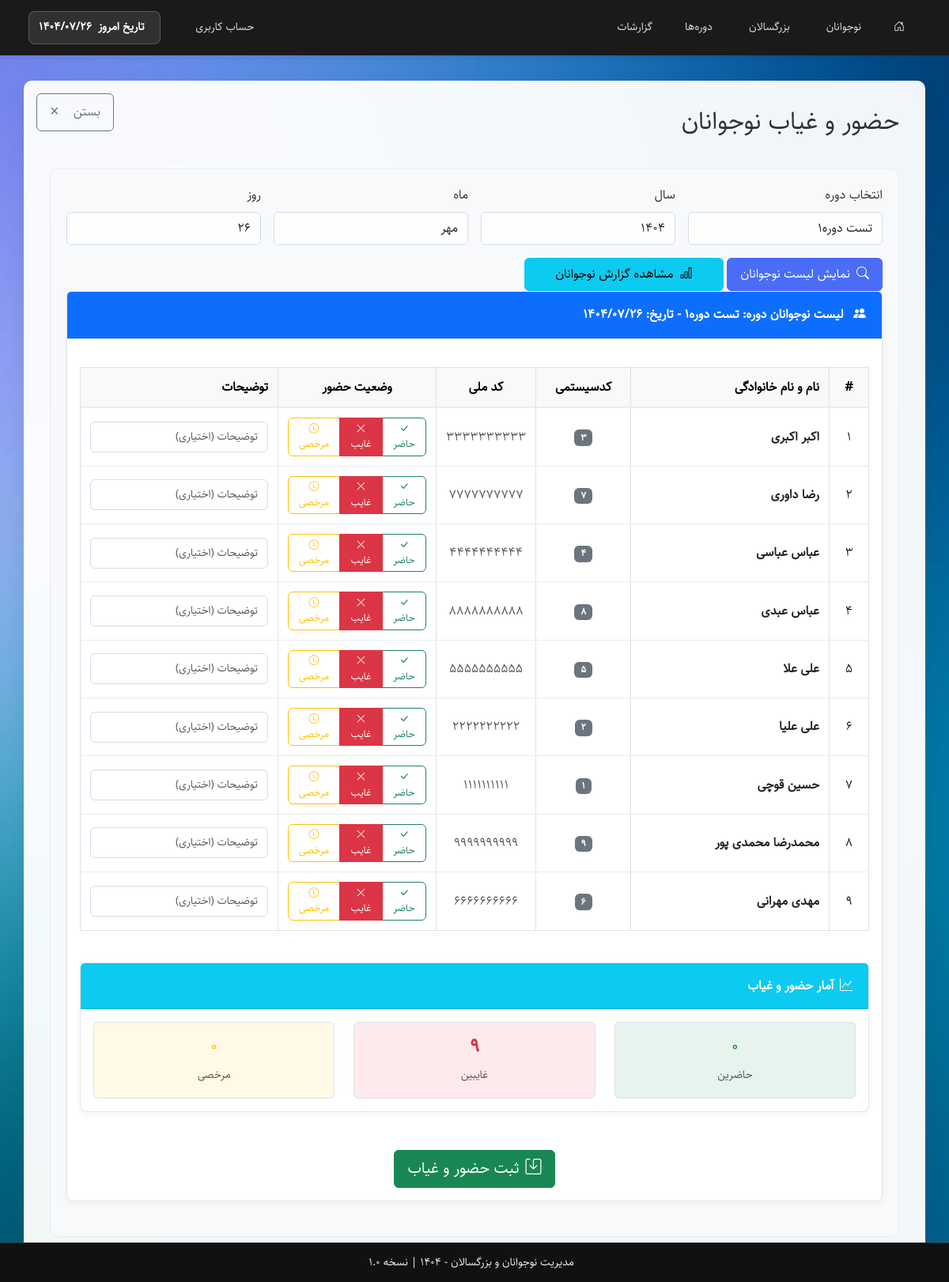
The page /includes/rollcallteen.php?class_id=1 (signed in) on the database as committed earlier.
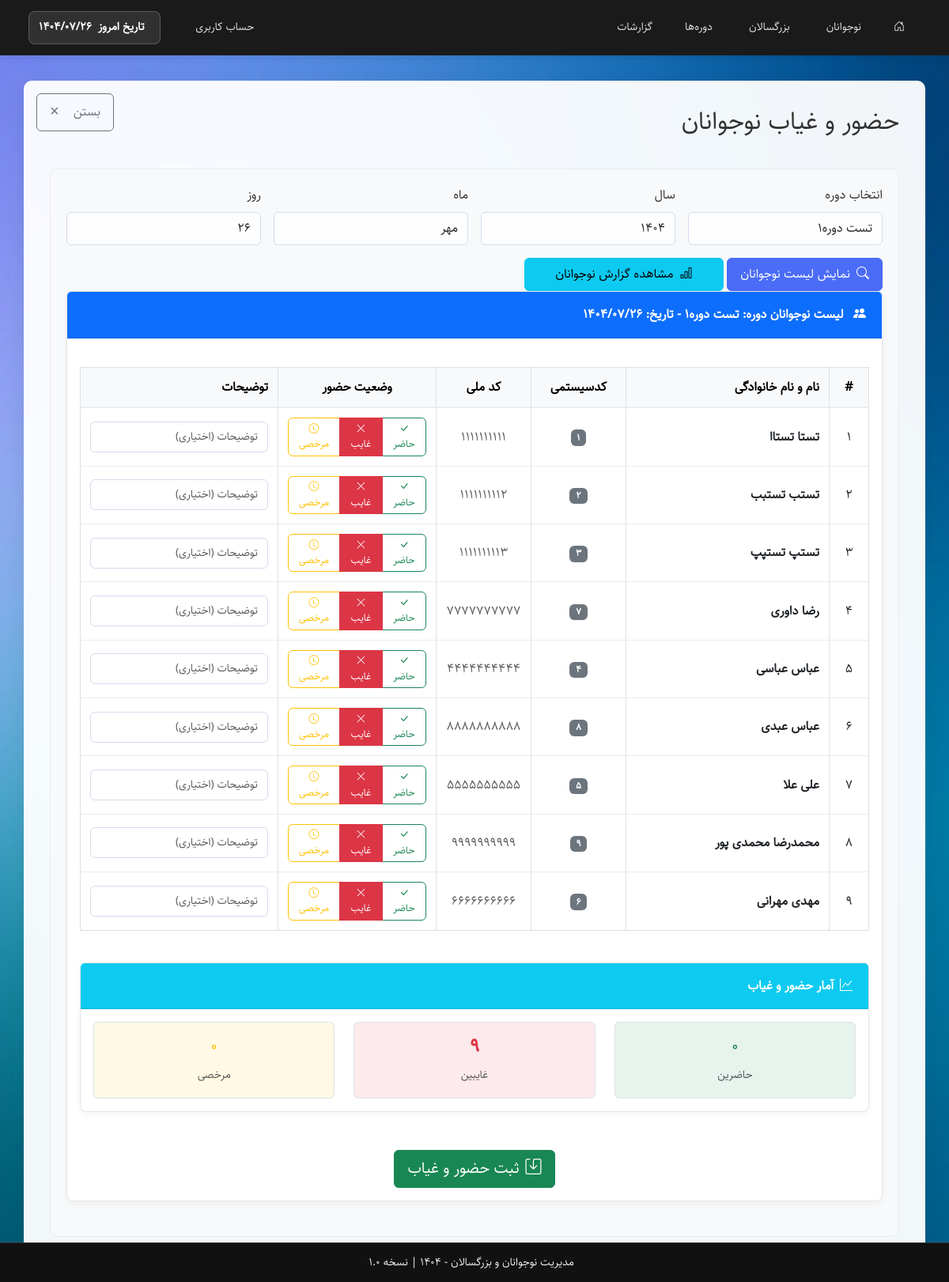
The same page on the database as committed later.
### tables this page shows
CREATE TABLE `teen` (
  `TeenID` int(11) NOT NULL,
  `TeenSysCode` varchar(20) NOT NULL COMMENT 'کدسیستمی',
  `TeenMelli` varchar(10) NOT NULL COMMENT 'کدملی',
  `TeenName` varchar(50) NOT NULL COMMENT 'نام',
  `TeenFamily` varchar(50) NOT NULL COMMENT 'نام خانوادگی',
  `TeenFather` varchar(50) NOT NULL COMMENT 'نام پدر',
  `TeenMobile1` varchar(11) DEFAULT NULL COMMENT 'موبایل 1',
  `TeenMobile2` varchar(11) DEFAULT NULL COMMENT 'موبایل 2',
  `TeenDateBirth` date DEFAULT NULL COMMENT 'تاریخ تولد',
  `TeenRegDate` date DEFAULT NULL COMMENT 'تاریخ ثبت نام',
  `TeenStatus` enum('عادی','فعال','تعلیق') NOT NULL DEFAULT 'عادی' COMMENT 'وضعیت',
  `TeenPlaceBirth` varchar(100) DEFAULT NULL COMMENT 'محل تولد',
  `TeenPlaceCerti` varchar(100) DEFAULT NULL COMMENT 'محل صدور',
  `TeenBloodType` enum('O+','O-','A+','A-','B+','B-','AB+','AB-') DEFAULT NULL COMMENT 'گروه خونی',
  `TeenEducation` enum('اول ابتدایی','دوم ابتدایی','سوم ابتدایی','چهارم ابتدایی','پنجم ابتدایی','ششم ابتدایی','هفتم','هشتم','نهم','دهم','یازدهم','دوازدهم','فارغ التحصیل','دانشجو','دیپلم','فوق دیپلم','لیسانس','فوق لیسانس','دکتری','سایر') DEFAULT NULL COMMENT 'تحصیلات',
  `TeenAddress` text DEFAULT NULL COMMENT 'آدرس',
  `TeenZipCode` varchar(10) DEFAULT NULL COMMENT 'کدپستی',
  `TeenImage` varchar(255) DEFAULT NULL COMMENT 'تصویر پروفایل',
  `TeenCreated` timestamp NOT NULL DEFAULT current_timestamp(),
  `TeenUpdated` timestamp NOT NULL DEFAULT current_timestamp() ON UPDATE current_timestamp(),
  `TeenCity` varchar(100) DEFAULT NULL COMMENT 'شهر',
  `TeenBankName` varchar(100) DEFAULT NULL COMMENT 'نام بانک',
  `TeenAccountNumber` varchar(30) DEFAULT NULL COMMENT 'شماره حساب',
  `TeenCardNumber` varchar(20) DEFAULT NULL COMMENT 'شماره کارت',
  `TeenShebaNumber` varchar(30) DEFAULT NULL COMMENT 'شماره شبا',
  `TeenActiveDate` date DEFAULT NULL COMMENT 'تاریخ ثبت فعال',
  `TeenSuspendDate` date DEFAULT NULL COMMENT 'تاریخ ثبت تعلیق'
);

### includes/rollcallteen.php (the view, shortened to what the changed rows need)
<?php
require_once __DIR__ . '/../config/database.php';
function gregorianToShamsi($gregorianDate) {
    $timestamp = strtotime($gregorianDate);
    $jdate = gregorian_to_jalali(date('Y', $timestamp), date('m', $timestamp), date('d', $timestamp));
    return $jdate[0] . '/' . sprintf('%02d', $jdate[1]) . '/' . sprintf('%02d', $jdate[2]);
}
function gregorian_to_jalali($g_y, $g_m, $g_d) {
    $g_days_in_month = array(31, 28, 31, 30, 31, 30, 31, 31, 30, 31, 30, 31);
    $j_days_in_month = array(31, 31, 31, 31, 31, 31, 30, 30, 30, 30, 30, 29);
    $gy = $g_y - 1600;
    $gm = $g_m - 1;
    $gd = $g_d - 1;
    $g_day_no = 365 * $gy + floor(($gy + 3) / 4) - floor(($gy + 99) / 100) + floor(($gy + 399) / 400);
    for ($i = 0; $i < $gm; ++$i)
        $g_day_no += $g_days_in_month[$i];
    $g_day_no += $gd;
    $j_day_no = $g_day_no - 79;
    $j_np = floor($j_day_no / 12053);
    $j_day_no = $j_day_no % 12053;
    $jy = 979 + 33 * $j_np + 4 * floor($j_day_no / 1461);
    $j_day_no %= 1461;
    if ($j_day_no >= 366) {
        $jy += floor(($j_day_no - 1) / 365);
        $j_day_no = ($j_day_no - 1) % 365;
    }
    for ($i = 0; $i < 11 && $j_day_no >= $j_days_in_month[$i]; ++$i)
        $j_day_no -= $j_days_in_month[$i];
    $jm = $i + 1;
    $jd = $j_day_no + 1;
    return array($jy, $jm, $jd);
}
$conn->query("CREATE TABLE IF NOT EXISTS `rollcallteen` (
  `RollcallteenID` int(11) NOT NULL AUTO_INCREMENT,
  `ClassID` int(11) NOT NULL,
  `TeenID` int(11) NOT NULL,
  `RollcallteenDate` date NOT NULL,
  `RollcallteenDay` varchar(20) NOT NULL COMMENT 'نام روز هفته',
  `Status` enum('present','absent','excused') NOT NULL DEFAULT 'present',
  `Notes` text DEFAULT NULL,
  `CreatedAt` timestamp NOT NULL DEFAULT current_timestamp(),
  PRIMARY KEY (`RollcallteenID`),
  UNIQUE KEY `unique_Rollcallteen` (`ClassID`,`TeenID`,`RollcallteenDate`)
) ENGINE=InnoDB DEFAULT CHARSET=utf8mb4 COLLATE=utf8mb4_unicode_ci;");
$errors = [];
$classId = $_GET['class_id'] ?? 0;
$selectedYear = $_GET['year'] ?? '';
$selectedMonth = $_GET['month'] ?? '';
$selectedDay = $_GET['day'] ?? '';
$currentShamsiDate = gregorianToShamsi(date('Y-m-d'));
$currentParts = explode('/', $currentShamsiDate);
$currentYear = $currentParts[0] ?? '1400';
$currentMonth = $currentParts[1] ?? '01';
$currentDay = $currentParts[2] ?? '01';
if (!$selectedYear) $selectedYear = $currentYear;
if (!$selectedMonth) $selectedMonth = $currentMonth;
if (!$selectedDay) $selectedDay = $currentDay;
$teens = [];
$RollcallteenData = [];
if ($classId && $selectedYear && $selectedMonth && $selectedDay) {
    $stmt = $conn->prepare("SELECT * FROM `Class` WHERE ClassID = ?");
    $stmt->bind_param('i', $classId);
    $stmt->execute();
    $result = $stmt->get_result();
    if ($result->num_rows > 0) {
        $classData = $result->fetch_assoc();
        $classUsers = json_decode($classData['CalssUsers'] ?? '[]', true);
        $teenIds = [];
        foreach ($classUsers as $user) {
            if ($user['type'] === 'teen') {
                $teenIds[] = $user['id'];
            }
        }
        if (!empty($teenIds)) {
            $placeholders = str_repeat('?,', count($teenIds) - 1) . '?';
            $stmt = $conn->prepare("SELECT * FROM `Teen` WHERE TeenID IN ($placeholders) ORDER BY TeenFamily, TeenName");
            $stmt->bind_param(str_repeat('i', count($teenIds)), ...$teenIds);
            $stmt->execute();
            $teens = $stmt->get_result()->fetch_all(MYSQLI_ASSOC);
        }
    } else {
        $errors[] = 'دوره مورد نظر یافت نشد.';
    }
}
?>
<!DOCTYPE html>
<html lang="fa" dir="rtl">
<head>
    <link href="../assets/css/bootstrap.rtl.min.css" rel="stylesheet" />
    <link href="../assets/css/bootstrap-icons.css" rel="stylesheet" />
    <link href="../assets/css/style.css" rel="stylesheet" />
</head>
<body class="class-management-page">
<div class="container main-container">
    <div class="content-box">
        <div class="d-flex justify-content-between align-items-center mb-4">
            <div class="d-flex justify-content-start align-items-center mb-3">
                <h2 class="mb-0">حضور و غیاب نوجوانان</h2>
            </div>
        </div>
        <?php if ($classId && $selectedYear && $selectedMonth && $selectedDay && !empty($teens)): ?>
        <form method="post" id="rollcallteen-form">
            <div class="card">
                <div class="card-body">
                    <div class="table-responsive rollcallteen-table">
                        <table class="table table-hover table-bordered">
                            <thead class="table-light">
                                <tr>
                                    <th width="50" class="text-center">#</th>
                                    <th>نام و نام خانوادگی</th>
                                    <th width="120" class="text-center">کدسیستمی</th>
                                    <th width="120" class="text-center">کد ملی</th>
                                    <th width="200" class="text-center">وضعیت حضور</th>
                                    <th width="250">توضیحات</th>
                                </tr>
                            </thead>
                            <tbody>
                                <?php foreach ($teens as $index => $teen):
                                    $rollcallteen = $RollcallteenData[$teen['TeenID']] ?? [];
                                ?>
                                <tr>
                                    <td class="text-center"><?php echo $index + 1; ?></td>
                                    <td>
                                        <strong><?php echo htmlspecialchars($teen['TeenName'] . ' ' . $teen['TeenFamily']); ?></strong>
                                    </td>
                                    <td class="text-center">
                                        <span class="badge bg-secondary"><?php echo htmlspecialchars($teen['TeenSysCode']); ?></span>
                                    </td>
                                    <td class="text-center">
                                        <span class="text-muted"><?php echo htmlspecialchars($teen['TeenMelli']); ?></span>
                                    </td>
                                    <td class="text-center">
                                        <div class="btn-group btn-group-sm" role="group">
                                            <label class="btn btn-outline-success" for="present_<?php echo $teen['TeenID']; ?>">
                                                <i class="bi bi-check-lg"></i> حاضر
                                            </label>
                                            <label class="btn btn-outline-danger" for="absent_<?php echo $teen['TeenID']; ?>">
                                                <i class="bi bi-x-lg"></i> غایب
                                            </label>
                                            <label class="btn btn-outline-warning" for="excused_<?php echo $teen['TeenID']; ?>">
                                                <i class="bi bi-clock"></i> مرخصی
                                            </label>
                                        </div>
                                    </td>
                                    <td>
                                        <input type="text" name="notes[<?php echo $teen['TeenID']; ?>]"
                                               class="form-control form-control-sm"
                                               placeholder="توضیحات (اختیاری)"
                                               value="<?php echo htmlspecialchars($rollcallteen['Notes'] ?? ''); ?>">
                                    </td>
                                </tr>
                                <?php endforeach; ?>
                            </tbody>
                        </table>
                    </div>
                </div>
            </div>
        </form>
        <?php endif; ?>
    </div>
</div>
</body>
</html>

Rows that differ between the two databases and show on the page:
changed teen: TeenName+TeenFamily "حسین قوچی" → "تستا تستاا"; moves up the list
changed teen: TeenName+TeenFamily "علی علیا" → "تستب تستبب"; TeenMelli "2222222222" → "1111111112"; moves up the list
changed teen: TeenName+TeenFamily "اکبر اکبری" → "تستپ تستپپ"; TeenMelli "3333333333" → "1111111113"
